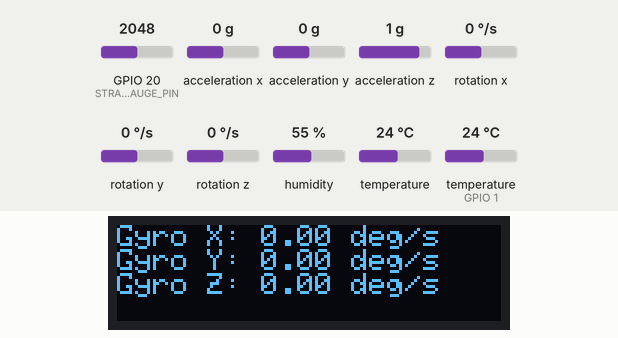
Recording of a sketch running on a simulated ESP32-S3. Parts: 128×32 one-colour display. The test bench sets the inputs (shaded band); at power-on: acceleration z 1 g, humidity 55 %, GPIO 20 (STRAIN_GAUGE_PIN) = 2048, temperature (sensor on GPIO 1) 24 °C, acceleration x 0 g, acceleration y 0 g, rotation x 0 °/s, rotation y 0 °/s, rotation z 0 °/s, temperature 24 °C. WiFi joins after 1.5 s; servers stay silent unless stated; uploads are accepted with an empty reply; what the sketch prints to the serial monitor is not drawn.

Above: at 4.7 s.
4.8 s: acceleration z set to 0 g
At 7.0 s:
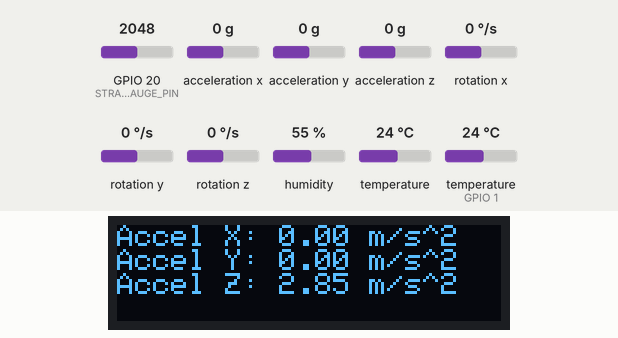
10.8 s: humidity set to 22 %
15.4 s: acceleration z set to -1.4 g
At 19.2 s:
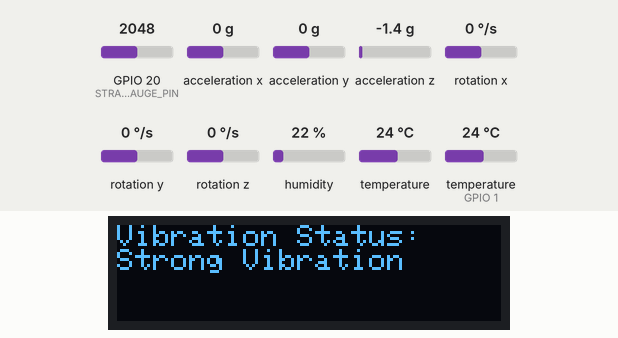
21.4 s: GPIO 20 (STRAIN_GAUGE_PIN) set to 1960
At 25.3 s:
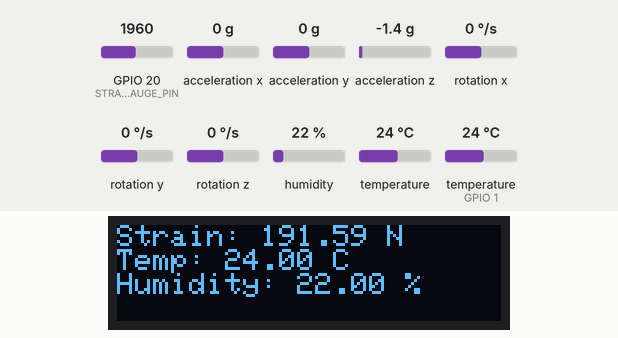
27.4 s: temperature (sensor on GPIO 1) set to 12 °C
At 33.2 s:
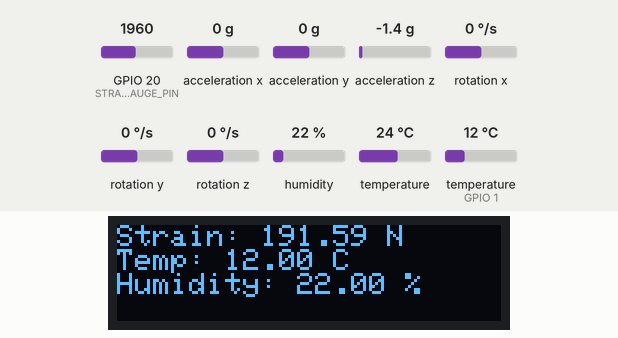
33.4 s: acceleration z set to 0.1 g
At 35.4 s:
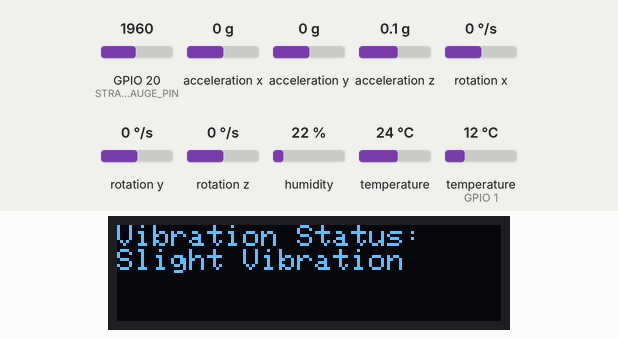
Timing chart, 0 to 36.9 s (numbered marks = the images above; inputs shaded):
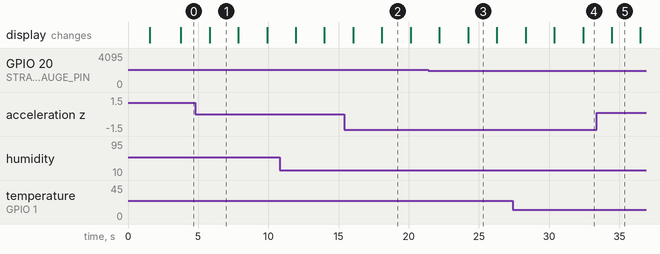

The sketch:

fuzzy.ino
```cpp
// Add Kalman Filter Reading MPU6050
#include <Arduino.h>
#include <Adafruit_ADXL345_U.h>
#include <Adafruit_MPU6050.h>
#include <DHT.h>
#include <Wire.h>
#include <WiFi.h>
#include <HTTPClient.h>
#include <Adafruit_SSD1306.h>

#define DHTPIN 1
#define DHTTYPE DHT22
#define MPU6050_ADDRESS 0x68
#define ADXL345_ADDRESS 0x53
#define SDA 8
#define SCL 9
#define OLED_RESET 7
#define SCREEN_WIDTH 128
#define SCREEN_HEIGHT 32
#define SSD1306_I2C_ADDRESS 0x3C
#define STRAIN_GAUGE_PIN 20

Adafruit_SSD1306 display(SCREEN_WIDTH, SCREEN_HEIGHT, &Wire, OLED_RESET);
Adafruit_ADXL345_Unified adxl = Adafruit_ADXL345_Unified();
Adafruit_MPU6050 mpu;
DHT dht(DHTPIN, DHTTYPE);

float temperature = 0, humidity = 0;
float gyroX, gyroY, gyroZ, accelX, accelY, accelZ, strainValue;
unsigned long lastSensorReadTime = 0;
unsigned long lastDHTReadTime = 0;
unsigned long lastDisplayUpdateTime = 0;
const unsigned long sensorReadInterval = 200;
const unsigned long dhtReadInterval = 2000;
const unsigned long displayUpdateInterval = 2000;

// Display
int displayIndex = 0;

// Fuzzy Variable
String vibrationStatus = "Unknown";

//Kalman variabel
float kalmanAccelX = 0, kalmanAccelY = 0, kalmanAccelZ = 0;
float kalmanGain = 0.5; // Simpla Gain
float processNoise = 0.1, measurementNoise = 1.0; // Variabel noise
float estimatedError = 1.0; // Variabel estimasi error

//WIFI
const char* ssid = "DTEO-VOKASI";
const char* password = "TEO123456";
// Fungsi untuk menghubungkan ke WiFi
void connectToWiFi()
{
  WiFi.begin(ssid, password);
  unsigned long startTime = millis();

  while (WiFi.status() != WL_CONNECTED)
  {
    delay(500);
    if (millis() - startTime > 2000) // Timeout 10 detik
    {
      Serial.println("WiFi gagal terhubung. Restarting...");
      ESP.restart();
    }
  }
  Serial.println("WiFi Terhubung!");
}

// Himpunan fuzzy untuk akselerasi
float membershipLow(float value) {
  return (value <= 1.0) ? 1.0 : (value >= 3.0 ? 0.0 : (3.0 - value) / 2.0);
}

float membershipMedium(float value) {
  return (value <= 2.0 || value >= 6.0) ? 0.0 : (value <= 4.0 ? (value - 2.0) / 2.0 : (6.0 - value) / 2.0);
}

float membershipHigh(float value) {
  return (value <= 4.0) ? 0.0 : (value >= 6.0 ? 1.0 : (value - 4.0) / 2.0);
}

// Fungsi parameter float inferensi fuzzy
float fuzzyInference(float accelValue) {

  float low = membershipLow(accelValue);
  float medium = membershipMedium(accelValue);
  float high = membershipHigh(accelValue);

  // fuzzy rule
  float noVibration = low;
  float slightVibration = medium;
  float strongVibration = high;

  // Defuzzifikasi menggunakan metode rata-rata berbobot
  return (noVibration * 0.0 + slightVibration * 50.0 + strongVibration * 100.0) /
         (noVibration + slightVibration + strongVibration);
}

// Decision-making getaran
String detectVibration(float accelValue) {
  float severity = fuzzyInference(accelValue);
  if (severity < 25.0) {
    return "No Vibration";
  } else if (severity < 75.0) {
    return "Slight Vibration";
  } else {
    return "Strong Vibration";
  }
}

float kalmanFilter(float measurement, float &estimatedValue, float &errorEstimate, float processNoise, float measurementNoise) {
  // Perhitungan gain Kalman
  kalmanGain = errorEstimate / (errorEstimate + measurementNoise);

  // Update estimasi nilai
  estimatedValue = estimatedValue + kalmanGain * (measurement - estimatedValue);

  // Update error estimasi
  errorEstimate = (1 - kalmanGain) * errorEstimate + fabs(estimatedValue) * processNoise;

  return estimatedValue;
}


// Fungsi membaca sensor DHT22
void readDHT()
{
  float temp = dht.readTemperature();
  float hum = dht.readHumidity();

  if (isnan(temp) || isnan(hum))
  {
    Serial.println("DHT Error: Menggunakan nilai terakhir.");
  }
  else
  {
    temperature = temp;
    humidity = hum;
  }
}

// Fungsi membaca data sensor MPU6050, ADXL345, dan strain gauge
void readSensors()
{
  sensors_event_t a, g, temp;
  mpu.getEvent(&a, &g, &temp);

  gyroX = g.gyro.x;
  gyroY = g.gyro.y;
  gyroZ = g.gyro.z;

  // Library Read param m/s2
  // accelX = a.acceleration.x;
  // accelY = a.acceleration.y;
  // accelZ = a.acceleration.z;

  // Kalman Param Filter
  accelX = kalmanFilter(a.acceleration.x, kalmanAccelX, estimatedError, processNoise, measurementNoise);
  accelY = kalmanFilter(a.acceleration.y, kalmanAccelY, estimatedError, processNoise, measurementNoise);
  accelZ = kalmanFilter(a.acceleration.z, kalmanAccelZ, estimatedError, processNoise, measurementNoise);

  int rawValue = analogRead(STRAIN_GAUGE_PIN);
  strainValue = rawValue * (100.0 / 1023.0);

  vibrationStatus = detectVibration(abs(accelZ)); // Deteksi getaran berdasarkan accelZ
  vibrationStatus = detectVibration(abs(accelZ)); // Deteksi getaran berdasarkan accelZ

  Serial.println("Vibration Status: " + vibrationStatus); // Tampilkan status getaran di Serial
//Display.print(vibrationStatus)
}


// Update tampilan OLED
void updateDisplay()
{
  display.clearDisplay(); // Clear Displat update
  display.setTextSize(1); // Ukuran teks standar
  display.setTextColor(SSD1306_WHITE); // Warna teks putih
  display.setCursor(0, 0); // Mulai dari pojok kiri atas

  switch (displayIndex)
  {
  case 0: // Data Gyroscope
    display.printf("Gyro X: %.2f deg/s\nGyro Y: %.2f deg/s\nGyro Z: %.2f deg/s", gyroX, gyroY, gyroZ);
    break;

  case 1: // Data Accelerometer
    display.printf("Accel X: %.2f m/s^2\nAccel Y: %.2f m/s^2\nAccel Z: %.2f m/s^2", accelX, accelY, accelZ);
    break;

  case 2: // Data Strain Gauge, Temperatur, dan Kelembaban
    display.printf("Strain: %.2f N\nTemp: %.2f C\nHumidity: %.2f %%", strainValue, temperature, humidity);
    break;

  case 3: // Status Getaran
    display.printf("Vibration Status:\n%s", vibrationStatus.c_str());
    break;

  }

  display.display();
  displayIndex = (displayIndex + 1) % 4; // Ganti layar berikutnya
}

// Kirim data ke server
void kirimDataKeServer()
{
  HTTPClient http;
  char postData[256];
  snprintf(postData, sizeof(postData),
           "humidity=%.2f&temperature=%.2f&accelX=%.2f&accelY=%.2f&accelZ=%.2f&gyroX=%.2f&gyroY=%.2f&gyroZ=%.2f&strainValue=%.2f",
           humidity, temperature, accelX, accelY, accelZ, gyroX, gyroY, gyroZ, strainValue);

  http.begin("http://192.168.54.36/shmsv2_2/sensor.php");
  http.addHeader("Content-Type", "application/x-www-form-urlencoded");

  int httpCode = http.POST(postData);
  if (httpCode > 0)
  {
    Serial.printf("HTTP Response code: %d\n", httpCode);
    String payload = http.getString();
    Serial.println(payload);
  }
  else
  {
    Serial.printf("HTTP request gagal: %s\n", http.errorToString(httpCode).c_str());
  }
  http.end();
}

// Setup program
void setup()
{
  Serial.begin(115200);
  Wire.begin(SDA, SCL);

  if (!display.begin(SSD1306_SWITCHCAPVCC, SSD1306_I2C_ADDRESS))
  {
    Serial.println("SSD1306 Gagal");
    while (true)
      ;
  }

  if (!mpu.begin())
    Serial.println("MPU6050 Tidak Terhubung");

  if (!adxl.begin())
    Serial.println("ADXL345 Tidak Terhubung");

  dht.begin();
  connectToWiFi();

  // Tampilkan pesan awal
  display.clearDisplay();
  display.setTextSize(1);
  display.setCursor(0, 0);
  display.println("Connected !!");
  display.print("SSID: ");
  display.println(ssid);
  display.println("Inisialisasi Selesai");
  display.display();
  delay(2000);
}

// Loop utama
void loop()
{
  unsigned long currentMillis = millis();

  if (WiFi.status() != WL_CONNECTED)
  {
    Serial.println("Reconnect WiFi ...");
    connectToWiFi();
  }

  if (currentMillis - lastDHTReadTime >= dhtReadInterval)
  {
    lastDHTReadTime = currentMillis;
    readDHT();
  }

  if (currentMillis - lastSensorReadTime >= sensorReadInterval)
  {
    lastSensorReadTime = currentMillis;
    readSensors();
    kirimDataKeServer();
  }

  if (currentMillis - lastDisplayUpdateTime >= displayUpdateInterval)
  {
    lastDisplayUpdateTime = currentMillis;
    updateDisplay();
  }
}

// #include <Arduino.h>
// #include <Adafruit_ADXL345_U.h>
// #include <Adafruit_MPU6050.h>
// #include <DHT.h>
// #include <Wire.h>
// #include <WiFi.h>
// #include <HTTPClient.h>
// #include <Adafruit_SSD1306.h>

// #define DHTPIN 1
// #define DHTTYPE DHT22
// #define MPU6050_ADDRESS 0x68
// #define ADXL345_ADDRESS 0x53
// #define SDA 8
// #define SCL 9
// #define OLED_RESET 7
// #define SCREEN_WIDTH 128
// #define SCREEN_HEIGHT 32
// #define SSD1306_I2C_ADDRESS 0x3C
// #define STRAIN_GAUGE_PIN 20

// Adafruit_SSD1306 display(SCREEN_WIDTH, SCREEN_HEIGHT, &Wire, OLED_RESET);
// Adafruit_ADXL345_Unified adxl = Adafruit_ADXL345_Unified();
// Adafruit_MPU6050 mpu;
// DHT dht(DHTPIN, DHTTYPE);

// String vibrationStatus = "Unknown";

// float temperature = 0, humidity = 0;
// float gyroX, gyroY, gyroZ, accelX, accelY, accelZ, strainValue;
// unsigned long lastSensorReadTime = 0;
// unsigned long lastDHTReadTime = 0;
// unsigned long lastDisplayUpdateTime = 0;
// const unsigned long sensorReadInterval = 200;
// const unsigned long dhtReadInterval = 2000;
// const unsigned long displayUpdateInterval = 2000;
// int displayIndex = 0;

// //WIFI
// const char* ssid = "DTEO-VOKASI";
// const char* password = "TEO123456";
// // Fungsi untuk menghubungkan ke WiFi
// void connectToWiFi()
// {
//   WiFi.begin(ssid, password);
//   unsigned long startTime = millis();

//   while (WiFi.status() != WL_CONNECTED)
//   {
//     delay(500);
//     if (millis() - startTime > 2000) // Timeout 10 detik
//     {
//       Serial.println("WiFi gagal terhubung. Restarting...");
//       ESP.restart();
//     }
//   }
//   Serial.println("WiFi Terhubung!");
// }

// // Himpunan fuzzy untuk akselerasi
// float membershipLow(float value) {
//   return (value <= 1.0) ? 1.0 : (value >= 3.0 ? 0.0 : (3.0 - value) / 2.0);
// }

// float membershipMedium(float value) {
//   return (value <= 2.0 || value >= 6.0) ? 0.0 : (value <= 4.0 ? (value - 2.0) / 2.0 : (6.0 - value) / 2.0);
// }

// float membershipHigh(float value) {
//   return (value <= 4.0) ? 0.0 : (value >= 6.0 ? 1.0 : (value - 4.0) / 2.0);
// }

// // inferensi fuzzy
// float fuzzyInference(float accelValue) {

//   float low = membershipLow(accelValue);
//   float medium = membershipMedium(accelValue);
//   float high = membershipHigh(accelValue);

//   // fuzzy rule
//   float noVibration = low;
//   float slightVibration = medium;
//   float strongVibration = high;

//   // Defuzzifikasi menggunakan metode rata-rata berbobot
//   return (noVibration * 0.0 + slightVibration * 50.0 + strongVibration * 100.0) /
//          (noVibration + slightVibration + strongVibration);
// }

// // Decision-making getaran
// String detectVibration(float accelValue) {
//   float severity = fuzzyInference(accelValue);
//   if (severity < 25.0) {
//     return "No Vibration";
//   } else if (severity < 75.0) {
//     return "Slight Vibration";
//   } else {
//     return "Strong Vibration";
//   }
// }

// // Fungsi membaca sensor DHT22
// void readDHT()
// {
//   float temp = dht.readTemperature();
//   float hum = dht.readHumidity();

//   if (isnan(temp) || isnan(hum))
//   {
//     Serial.println("DHT Error: Menggunakan nilai terakhir.");
//   }
//   else
//   {
//     temperature = temp;
//     humidity = hum;
//   }
// }

// // Fungsi membaca data sensor MPU6050, ADXL345, dan strain gauge
// void readSensors()
// {
//   sensors_event_t a, g, temp;
//   mpu.getEvent(&a, &g, &temp);

//   gyroX = g.gyro.x;
//   gyroY = g.gyro.y;
//   gyroZ = g.gyro.z;
//   accelX = a.acceleration.x;
//   accelY = a.acceleration.y;
//   accelZ = a.acceleration.z;

//   int rawValue = analogRead(STRAIN_GAUGE_PIN);
//   strainValue = rawValue * (100.0 / 1023.0);

//   vibrationStatus = detectVibration(abs(accelZ)); // Deteksi getaran berdasarkan accelZ
//   vibrationStatus = detectVibration(abs(accelZ)); // Deteksi getaran berdasarkan accelZ

//   Serial.println("Vibration Status: " + vibrationStatus); // Tampilkan status getaran di Serial
// //Display.print(vibrationStatus)
// }


// // Update tampilan OLED
// void updateDisplay()
// {
//   display.clearDisplay(); // Clear Displat update
//   display.setTextSize(1); // Ukuran teks standar
//   display.setTextColor(SSD1306_WHITE); // Warna teks putih
//   display.setCursor(0, 0); // Mulai dari pojok kiri atas

//   switch (displayIndex)
//   {
//   case 0: // Data Gyroscope
//     display.printf("Gyro X: %.2f deg/s\nGyro Y: %.2f deg/s\nGyro Z: %.2f deg/s", gyroX, gyroY, gyroZ);
//     break;

//   case 1: // Data Accelerometer
//     display.printf("Accel X: %.2f m/s^2\nAccel Y: %.2f m/s^2\nAccel Z: %.2f m/s^2", accelX, accelY, accelZ);
//     break;

//   case 2: // Data Strain Gauge, Temperatur, dan Kelembaban
//     display.printf("Strain: %.2f N\nTemp: %.2f C\nHumidity: %.2f %%", strainValue, temperature, humidity);
//     break;

//   case 3: // Status Getaran
//     display.printf("Vibration Status:\n%s", vibrationStatus.c_str());
//     break;

//   }

//   display.display();
//   displayIndex = (displayIndex + 1) % 4; // Ganti layar berikutnya
// }

// // Kirim data ke server
// void kirimDataKeServer()
// {
//   HTTPClient http;
//   char postData[256];
//   snprintf(postData, sizeof(postData),
//            "humidity=%.2f&temperature=%.2f&accelX=%.2f&accelY=%.2f&accelZ=%.2f&gyroX=%.2f&gyroY=%.2f&gyroZ=%.2f&strainValue=%.2f",
//            humidity, temperature, accelX, accelY, accelZ, gyroX, gyroY, gyroZ, strainValue);

//   http.begin("http://192.168.54.36/shmsv2_2/sensor.php");
//   http.addHeader("Content-Type", "application/x-www-form-urlencoded");

//   int httpCode = http.POST(postData);
//   if (httpCode > 0)
//   {
//     Serial.printf("HTTP Response code: %d\n", httpCode);
//     String payload = http.getString();
//     Serial.println(payload);
//   }
//   else
//   {
//     Serial.printf("HTTP request gagal: %s\n", http.errorToString(httpCode).c_str());
//   }
//   http.end();
// }

// // Setup program
// void setup()
// {
//   Serial.begin(115200);
//   Wire.begin(SDA, SCL);

//   if (!display.begin(SSD1306_SWITCHCAPVCC, SSD1306_I2C_ADDRESS))
//   {
//     Serial.println("SSD1306 Gagal");
//     while (true)
//       ;
//   }

//   if (!mpu.begin())
//     Serial.println("MPU6050 Tidak Terhubung");

//   if (!adxl.begin())
//     Serial.println("ADXL345 Tidak Terhubung");

//   dht.begin();
//   connectToWiFi();

//   // Tampilkan pesan awal
//   display.clearDisplay();
//   display.setTextSize(1);
//   display.setCursor(0, 0);
//   display.println("Connected !!");
//   display.print("SSID: ");
//   display.println(ssid);
//   display.println("Inisialisasi Selesai");
//   display.display();
//   delay(2000);
// }

// // Loop utama
// void loop()
// {
//   unsigned long currentMillis = millis();

//   if (WiFi.status() != WL_CONNECTED)
//   {
//     Serial.println("Reconnect WiFi ...");
//     connectToWiFi();
//   }

//   if (currentMillis - lastDHTReadTime >= dhtReadInterval)
//   {
//     lastDHTReadTime = currentMillis;
//     readDHT();
//   }

//   if (currentMillis - lastSensorReadTime >= sensorReadInterval)
//   {
//     lastSensorReadTime = currentMillis;
//     readSensors();
//     kirimDataKeServer();
//   }

//   if (currentMillis - lastDisplayUpdateTime >= displayUpdateInterval)
//   {
//     lastDisplayUpdateTime = currentMillis;
//     updateDisplay();
//   }
// }
```

Measured:
- after the input at 15.4 s, the display: first differs from a run without the input after 2.7 s (image 2)
- after the input at 33.4 s, the display: changes after 1.1 s (image 5)
- what the display in image 1 shows lasts 2.1 s, from 5.8 s to 7.9 s
